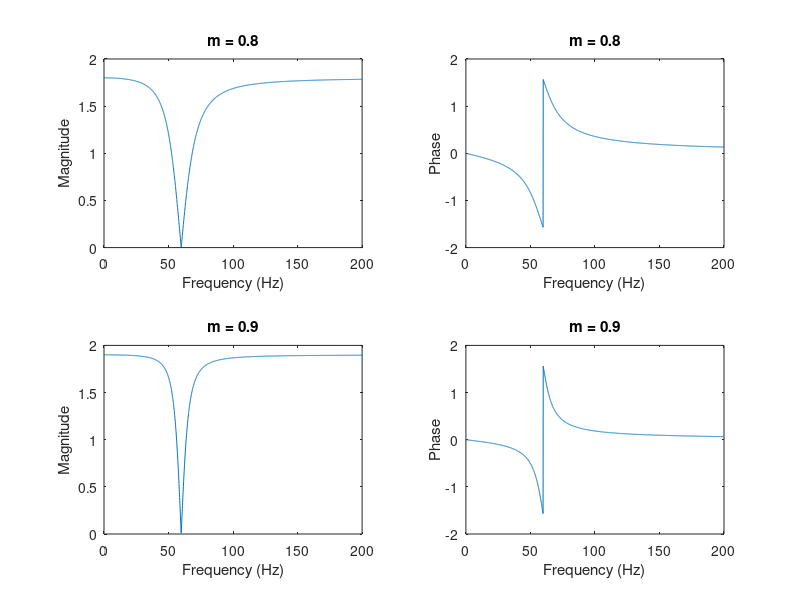

This figure's MATLAB source:
%Problem 1, Part a
close all; clear all; clc
%--------------------------------------------------------------------------

R = 10e3; % (ohm)
C = 133e-9; % (F)
m = [0.8, 0.9]; % Feedback

f = 0:0.1:200;
w = 2*pi*f;

%--------------------------------------------------------------------------


HBS = zeros(length(m), length(f));

%--------------------------------------------------------------------------

for i = 1:length(m)
    HBS(i, :) = ((1 + m(i)) * ((2*1i*w*R*C).^2 + 1)) ./ ((2*1i*w*R*C).^2 + 4*(1 - m(i))*(1i*w*R*C) + 1);
end

%--------------------------------------------------------------------------


for i = 1:length(m)
    subplot(length(m), 2, (2*i-1))
    plot(f, abs(HBS(i, :)))
    title(['m = ', num2str(m(i))])
    ylabel('Magnitude')
    xlabel('Frequency (Hz)')

    subplot(length(m), 2, 2*i)
    plot(f, angle(HBS(i, :)))
    title(['m = ', num2str(m(i))])
    ylabel('Phase')
    xlabel('Frequency (Hz)')
end
